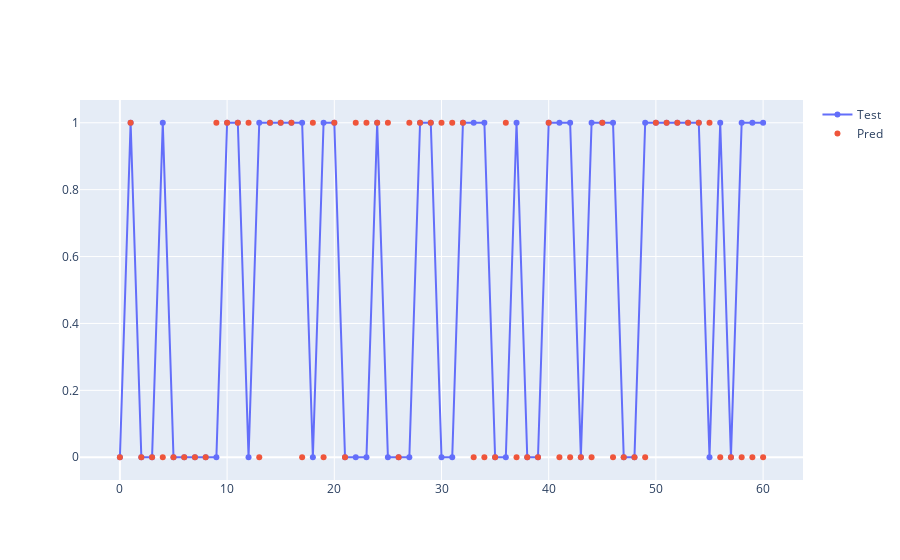

The cell this chart's notebook holds for it:
### Markdown cell above
Creating a scatter graph between 0 -1 and seeing if the prediction was correct based upon the classification.

### Code cell
import plotly.graph_objects as go
 
fig = go.Figure()
 
 
fig.add_trace(go.Scatter(x=np.arange(0,len(y_test)), y=y_test,
                    mode='markers+lines',
                    name='Test'))
fig.add_trace(go.Scatter(x=np.arange(0,len(y_test)), y=y_pred,
                    mode='markers',
                    name='Pred'))
                
#fig.write_image("images/pred.png")

### Figure 1 — Plotly figure (JSON) as saved in the notebook; plotly's stock layout.template omitted (floating-point values rounded to 4 significant figures)
{"data": [{"mode": "markers+lines", "name": "Test", "type": "scatter", "x": [0, 1, 2, 3, 4, 5, 6, 7, 8, 9, 10, 11, 12, 13, 14, 15, 16, 17, 18, 19, 20, 21, 22, 23, 24, 25, 26, 27, 28, 29, 30, 31, 32, 33, 34, 35, 36, 37, 38, 39, 40, 41, 42, 43, 44, 45, 46, 47, 48, 49, 50, 51, 52, 53, 54, 55, 56, 57, 58, 59, 60], "y": [0, 1, 0, 0, 1, 0, 0, 0, 0, 0, 1, 1, 0, 1, 1, 1, 1, 1, 0, 1, 1, 0, 0, 0, 1, 0, 0, 0, 1, 1, 0, 0, 1, 1, 1, 0, 0, 1, 0, 0, 1, 1, 1, 0, 1, 1, 1, 0, 0, 1, 1, 1, 1, 1, 1, 0, 1, 0, 1, 1, 1]}, {"mode": "markers", "name": "Pred", "type": "scatter", "x": [0, 1, 2, 3, 4, 5, 6, 7, 8, 9, 10, 11, 12, 13, 14, 15, 16, 17, 18, 19, 20, 21, 22, 23, 24, 25, 26, 27, 28, 29, 30, 31, 32, 33, 34, 35, 36, 37, 38, 39, 40, 41, 42, 43, 44, 45, 46, 47, 48, 49, 50, 51, 52, 53, 54, 55, 56, 57, 58, 59, 60], "y": [0, 1, 0, 0, 0, 0, 0, 0, 0, 1, 1, 1, 1, 0, 1, 1, 1, 0, 1, 0, 1, 0, 1, 1, 1, 1, 0, 1, 1, 1, 1, 1, 1, 0, 0, 0, 1, 0, 0, 0, 1, 0, 0, 0, 0, 1, 0, 0, 0, 0, 1, 1, 1, 1, 1, 1, 0, 0, 0, 0, 0, 1, 1, 0, 0, 1, 0, 0, 0, 0, 1, 1, 0, 0, 0, 0, 1, 0, 0, 0, 1, 1, 0, 1, 1, 1, 0, 1, 1, 0, 1]}], "layout": {}}
